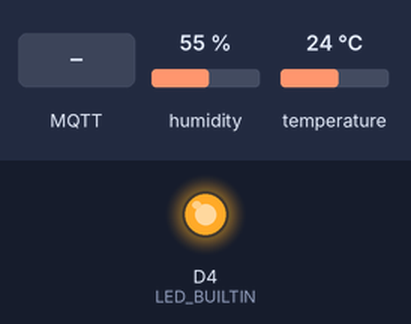
A sketch run on a simulated ESP8266 (Wemos D1 mini). Shown: output pins drawn as LEDs (lit = HIGH, except the on-board LED, lit = LOW). Inputs (shaded band) come from the test bench; at power-on: humidity 55 %, temperature 24 °C. WiFi joins after 1.5 s; servers stay silent unless stated; no MQTT or app messages arrive unless stated; what the sketch prints to the serial monitor is not drawn.

Above: at 3.2 s.
3.3 s: MQTT message "true" arrives on the first subscribed topic
At 4.3 s:
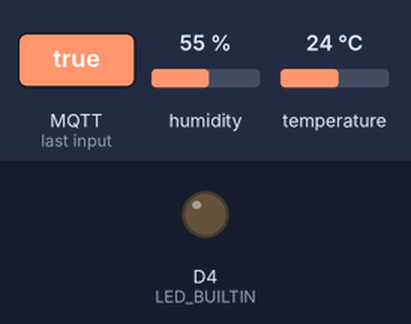
4.9 s: MQTT message "false" arrives on the first subscribed topic
At 5.6 s:
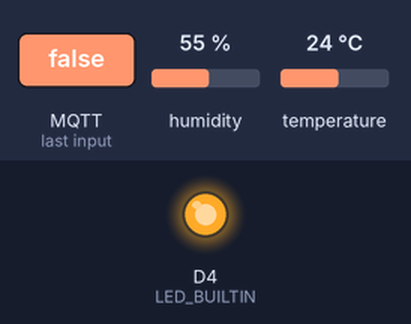
Timing chart, 0 to 7.9 s (numbered marks = the images above; inputs shaded):
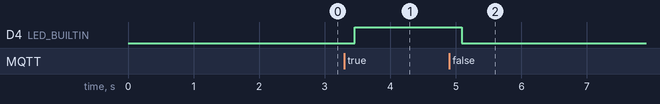

Measured:
- after the input at 3.3 s, D4 (LED_BUILTIN): LOW → HIGH after 0.15 s
- after the input at 4.9 s, D4 (LED_BUILTIN): HIGH → LOW after 0.19 s

The sketch:

DHT_MQTT.ino
```cpp
// https://arduinojson.org/v6/doc/ zur ArduinoJson6 Documentation
#include <ArduinoJson.h>

#include <ESP8266WiFi.h>

// https://github.com/256dpi/arduino-mqtt zur arduino-mqtt Documentation
#include <MQTT.h>

// http://arduino.cc/playground/Main/DHTLib zur DHTxx sensors Documentation
#include "dht.h"

// definieren vom pin, an dem das DHT Sensor verbunden wird.
#define dht_apin D5

// eine Instanz von DHT Klass
dht DHT;

// WIFI info
const char ssid[] = "LaborST";
const char pass[] = "123456789ST";

// eine Instanz von WiFiClient Klass
WiFiClient net;

// eine Instanz von MQTTClient Klass, um die Verbindung zwischen
//dem Microkontroller und MQTT Broker zu verwalten
MQTTClient client;

unsigned long lastMillis = 0;

void connect() {

  // warten bis der Microkontroller mit dem Netz verbindent.
  Serial.print("checking wifi...");
  while (WiFi.status() != WL_CONNECTED) {
    Serial.print(".");
    delay(1000);
  }

  // warten bis der Microkontroller mit dem MQTT Broker verbindet.
  Serial.print("\nconnecting...");
  // <clientId-AYeFH92p3c> ist die Client-id und kann geändert werden.
  // <hs-anhalt-ims> ist der Username und kann geändert werden.
  // <hs-anhalt-ims> ist das Passwort und kann geändert werden.
  while (!client.connect("clientId-AYeFH92p3c", "hs-anhalt-ims", "hs-anhalt-ims")) {
    Serial.print(".");
    delay(1000);
  }

  Serial.println("\nconnected!");

  // Der Client abonniert das Topic z.B. </ledwemos1>,
  // an dem die Messwerte geschickt werden, und kann geändert werden.
  client.subscribe("/ledwemos1");
  // client.unsubscribe("/ledwemos1");
}

// Diese Funktion behandelt die Nachrichten, die an dem genannten topic geschickt wurden.
void messageReceived(String &topic, String &payload) {
  //Serial.println("incoming: " + topic + " - " + payload);

  // Logik, um die LED ein- und auszuschalten
  // Diese Logik kann für anderes Fall gelöscht oder geändert werden
  if(payload=="true"){
    digitalWrite(LED_BUILTIN, HIGH);
  }
  else if (payload=="false"){
    digitalWrite(LED_BUILTIN, LOW);
  }

}

void setup() {
  // Die Ausgabe Modus wurde der LED zugeordnet.
  pinMode(LED_BUILTIN, OUTPUT);

  Serial.begin(115200);

  // Hier wird die Verbindung zwischen dem Microkontroller und WIFI vorbereitet.
  WiFi.begin(ssid, pass);

  // Hier wird die Verbindung zwischen dem Microkontroller und MQTT Broker vorbereitet.
  client.begin("broker.mqttdashboard.com", net);

  // Hier wird die Funktion difiniert, die wenn eine Nachricht emfangen wurde.
  client.onMessage(messageReceived);

  connect();
}

void loop() {
  client.loop();
  delay(10);  // <- fixes some issues with WiFi stability

  // Hier wird festgestellt, an welechem Pin gehört,
  // um Messdaten des DHT Sensors zu empfangen.
  DHT.read11(dht_apin);

  // Die gemessenen Werte des DHT Sensor werden in Variabeln gesetzt.
  float temp = DHT.temperature;
  float humi = DHT.humidity;

  // Sicherstellen, dass MQTT client bereit ist.
  if (!client.connected()) {
    connect();
  }

  // publish a message roughly every second.
  if (millis() - lastMillis > 1000) {
    lastMillis = millis();

    // https://arduinojson.org/v6/doc/ zur ArduinoJson6 Documentation
    const size_t CAPACITY = JSON_OBJECT_SIZE(4);
    StaticJsonDocument<CAPACITY> doc;
    JsonObject object = doc.to<JsonObject>();
    String message;
    String temps=String(temp);
    String humis=String(humi);
    object["temp"] = temps;
    object["humidity"] = humis;
    serializeJson(doc, message);

    // Die Messwerte werden als Json Objekt an dem genannten Topic durch MQTT geschickt.
    client.publish("/infowemos1", message);
  }
  delay(200);
}
```
